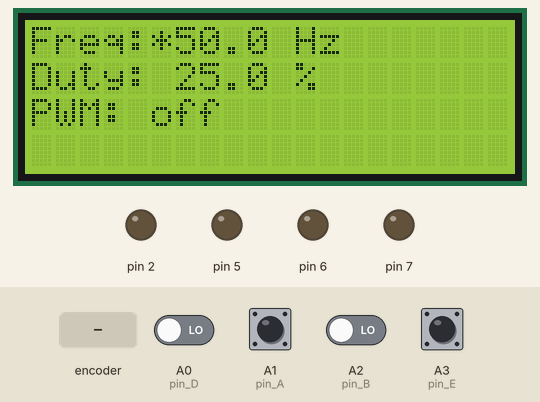
Simulated run of this sketch. Board: Arduino Uno, built with avr-gcc and run on an emulated ATmega328P. Shown: 20×4 character LCD, output pins drawn as LEDs (lit = HIGH). Dashed ring = blinking. The test bench sets the inputs (shaded band); at power-on: A1 (pin_A) HIGH, A0 (pin_D), A2 (pin_B), A3 (pin_E) LOW.

Above: at 1.2 s.
1.3 s: rotary encoder on A1 (pin_A) / A2 (pin_B) turned 1 step (first pin leading)
3.0 s: rotary encoder on A1 (pin_A) / A2 (pin_B) turned 3 steps (first pin leading)
At 4.5 s:
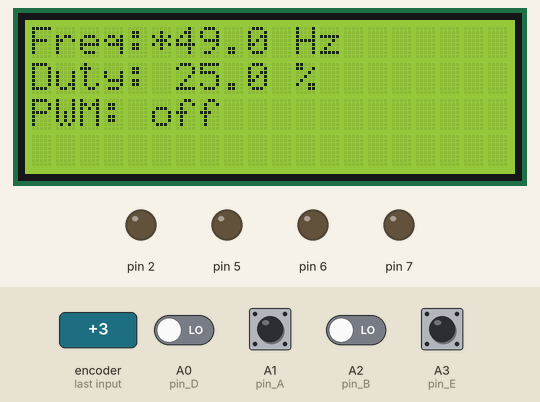
5.1 s: A3 (pin_E) pulsed HIGH 5 times (0.12 s each, 0.3 s apart)
At 6.68 s:
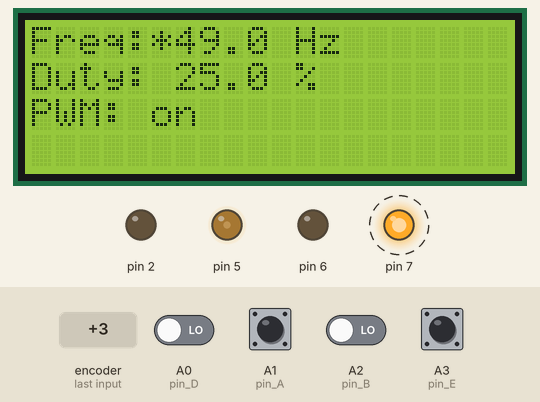
8.1 s: rotary encoder on A1 (pin_A) / A2 (pin_B) turned 3 steps (first pin leading)
At 8.81 s:
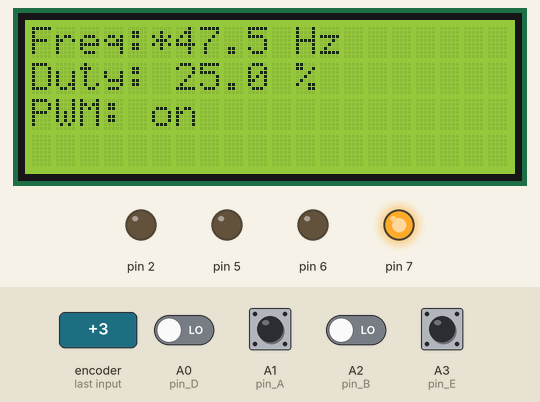
11.7 s: rotary encoder on A1 (pin_A) / A2 (pin_B) turned 2 steps (second pin leading)
At 12.97 s:
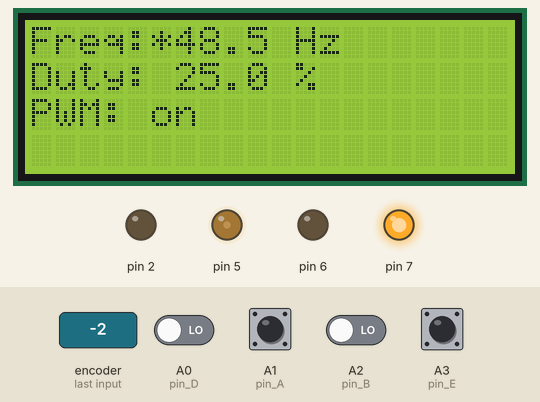
14.6 s: rotary encoder on A1 (pin_A) / A2 (pin_B) turned 2 steps (second pin leading)
At 15.74 s:
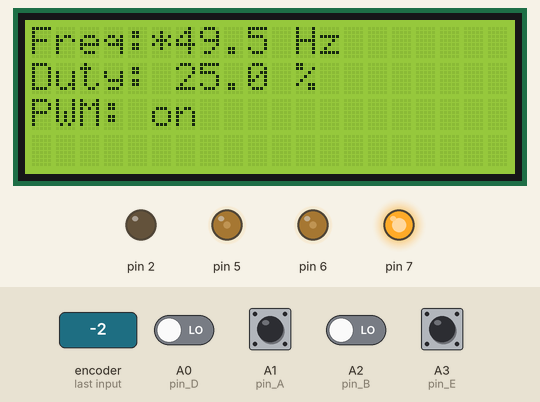
Timing chart, 0 to 18.1 s (numbered marks = the images above; inputs shaded):
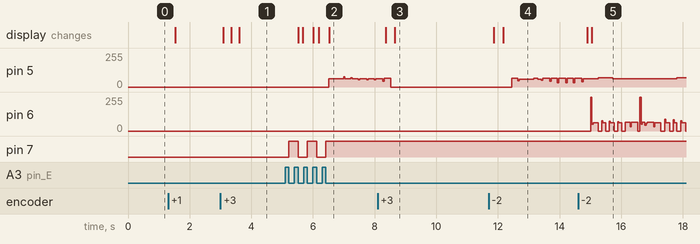

The sketch:

PIU5_pwm_controller.ino
```cpp
#include <LiquidCrystal.h>

// initialize the library with the numbers of the interface pins
// of SafeDuino
LiquidCrystal lcd(13, 12, 11, 10, 8, 9);

// Encoder
const int pin_A = A1;       // pin A1
const int pin_B = A2;       // pin A2
const int pin_D = A0;       // pin A0
unsigned char encoder_A;
unsigned char encoder_B;
unsigned char encoder_D;
unsigned char encoder_A_prev=0;
int buttonEncoderD = 0;
int buttonOn = 0;

// Button PWM on/off
const int pin_E = A3;       // pin A3
unsigned char button_onOff;
int buttonPWM = 0;
int buttonPWMon = 0;

// Menu data
int lcd_print_on = 1;
unsigned int time_counter = 0; // time counter
int set_options = 0; // 0 - freq, 1 - duty, 2 - phase
unsigned int freq_oscill = 500; // step = 0.5 Hz, min=0.5 Hz, max=200.0 Hz
unsigned int duty_oscill = 50; // step = 0.5 %, min=0.5 %., max=50.0 %

// PWM
unsigned long int pwm_counter = 0;
bool resetTimerOn = 0; // Сброс таймера при перенастройке частоты или скважности

void setup() {
  // LCD read/write (SafeDuino v1 only!)
  pinMode(2, OUTPUT);
  digitalWrite(2, LOW);

  // Encoder pins
  pinMode(pin_A, INPUT);
  pinMode(pin_B, INPUT);
  pinMode(pin_D, INPUT);
  pinMode(pin_E, INPUT);

  // PWM
  DDRD |= (1<<PD5)|(1<<PD6)|(1<<PD7); // config pin output
  PORTB |= (1<<PD5)|(1<<PD6); // init level LOW
  PORTD &= ~(1<<PD7); // PWM logic off

  // Timer 1 init (16 bit)
  cli();
  TCCR1A = 0;   // установить регистры в 0
  TCCR1B = 0;   // установить регистры в 0
  TCCR1B |= (0<<CS12)|(0<<CS11)|(1<<CS10); // clkI/1
  //TCCR1B |= (0<<CS12)|(1<<CS11)|(0<<CS10); // clkI/8
  //TCCR1B |= (0<<CS12)|(1<<CS11)|(1<<CS10); // clkI/64
  //TCCR1B |= (1<<CS12)|(0<<CS11)|(0<<CS10); // clkI/256
  //TCCR1B |= (1<<CS12)|(0<<CS11)|(1<<CS10); // clkI/1024
  TCCR1B |= (1<<WGM12); // прерываение по совпадению c OCR4A
  TIMSK1 |= (1<<OCIE1A);
  OCR1A = (40000/freq_oscill)*20; // Частота по умолчанию 80 кГц, 65535 - max

  // Timer 2 init (8 bit)
  TCCR2A = 0; // reset bit WGM21, WGM20
  TCCR2B = 0;
  //TCCR2B |= (0<<CS22)|(0<<CS21)|(1<<CS20); // clkI/1
  //TCCR2B |= (0<<CS22)|(1<<CS21)|(0<<CS20); // clkI/8
  //TCCR2B |= (0<<CS22)|(1<<CS21)|(1<<CS20); // clkI/64
  //TCCR2B |= (1<<CS22)|(0<<CS21)|(0<<CS20); // clkI/256
  TCCR2B |= (1<<CS22)|(0<<CS21)|(1<<CS20); // clkI/1024
  TCCR2B |= (1<<WGM22); // прерываение по совпадению c OCR4A
  TIMSK2 |= (1<<OCIE2A);
  OCR2A = 125; // 125 Гц
  sei();

  // set up the LCD's number of columns and rows:
  lcd.begin(20, 4);
  // LCD freq.
  lcd.setCursor(0, 0);
  lcd.print("Freq:      Hz");
  lcd.setCursor(6, 0);
  lcd.print(freq_oscill/10.0, 1);
  // LCD duty cycle
  lcd.setCursor(0, 1);
  lcd.print("Duty:      %");
  lcd.setCursor(6, 1);
  lcd.print(duty_oscill/2.0, 1);
  // LCD cursor
  lcd.setCursor(5, 0);
  lcd.print("*");
  // LCD pwm on/off
  lcd.setCursor(0, 2);
  lcd.print("PWM: off");
}

void loop() {
}

// Генератор шим на 16-ти битном таймере
// Генерация сигнала  ШИМ с регулировкой скважности и фазы
ISR(TIMER1_COMPA_vect) {
  if (buttonPWMon) {
    if (!resetTimerOn) {
      if (pwm_counter == 0) PORTD |= (1<<PD5); // начало импульса для вывода PD5
      if (pwm_counter == 99) PORTD |= (1<<PD6); // начало импульса для вывода PD6

      if (pwm_counter == duty_oscill-1) PORTD &= ~(1<<PD5); // конец импульса для вывода PD5
      if (pwm_counter == 98+duty_oscill) PORTD &= ~(1<<PD6); // конец импульса для вывода PD6

      pwm_counter++;
      if(pwm_counter >= 199) pwm_counter = 0; // сброс счётчика в конце одного периода
    } else {
      // Сброс счётчика во время вывода на LCD дисплей
      // Если этого не сделать то таймер будет выдавать импульсы двойной длительности
      // во время вывода информации на LCD дисплей
      PORTD &= ~((1<<PD5)|(1<<PD6));
      pwm_counter++;
      if(pwm_counter >= 99) {
        pwm_counter = 0;
        resetTimerOn = 0;
      }
    }
  } else PORTD &= ~((1<<PD5)|(1<<PD6));
}

// Задание частоты
void freq_set() {
  if (freq_oscill <= 200) { // от 20 Гц и ниже
    TCCR1B |= (1<<CS11); // clkI/8
    TCCR1B &= ~(1<<CS10); // clkI/8
    OCR1A = (10000/freq_oscill)*10;
  }
  if (freq_oscill > 200) { // выше 20 Гц
    TCCR1B &= ~(1<<CS11); // clkI/1
    TCCR1B |= (1<<CS10); // clkI/1
    OCR1A = (40000/freq_oscill)*20;
  }
}

// Сброс таймера во время вывода на LCD дисплей
void resetTimer () {
  resetTimerOn = 1;
  pwm_counter = 0;
  PORTD &= ~((1<<PD5)|(1<<PD6));
}

// Работа с энкодером на прерывании основанном на переполнении таймера 2
ISR(TIMER2_COMPA_vect) {
    encoder_A = digitalRead(pin_A);     // считываем состояние выхода А энкодера
    encoder_B = digitalRead(pin_B);     // считываем состояние выхода B энкодера
    encoder_D = digitalRead(pin_D);     // считываем состояние выхода D энкодера
    button_onOff = digitalRead(pin_E);  // считываем состояние выхода E энкодера

    // Включить/выключить ШИМ
    if(button_onOff) buttonPWM = 1;
    else {
      lcd_print_on = 1;
      if (buttonPWM) {
        buttonPWM = 0;
        if(buttonPWMon) {
          buttonPWMon = 0;
          pwm_counter = 0;
          PORTD &= ~(1<<PD7);
        }
        else {
          buttonPWMon = 1;
          PORTD |= (1<<PD7);
        }
      }
    }

    // Выбрать частоту/скважность
    if(encoder_D) buttonEncoderD = 1;
    else {
      lcd_print_on = 1;
      if (buttonEncoderD) {
        buttonEncoderD = 0;
        if(buttonOn) {
          buttonOn = 0;
          set_options++;
          if(set_options >= 2) set_options = 0;
        } else {
          set_options++;
          if(set_options >= 2) set_options = 0;
          buttonOn = 1;
        }
      }
    }

    // Задать частоту/скважность
    if((!encoder_A) && (encoder_A_prev)){    // если состояние изменилось с положительного на ноль
      if(encoder_B) {
        lcd_print_on = 1;
        // Вращение по часовой стрелке
        if(!set_options){
          if (freq_oscill - 1 >= 5) {
            freq_oscill -= 5;
            freq_set();
          }
        }
        if(set_options == 1 and duty_oscill - 1 >= 1) duty_oscill -= 1;
      }
      else {
        // Вращение против часовой стрелки
        lcd_print_on = 1;
        if(!set_options){
          if(freq_oscill + 1 <= 2000) {
            freq_oscill += 5;
            freq_set();
          }
        }
        if(set_options == 1 and duty_oscill + 1 <= 100) duty_oscill += 1;
      }
    }
    encoder_A_prev = encoder_A;     // сохраняем значение А для следующего цикла

    if(time_counter == 120 && lcd_print_on) lcd_print_data ();  // выводим данные на LCD каждую секунду
    time_counter++;
    if(time_counter > 125) time_counter = 0;
}

// Вывод данных на LCD дисплей
void lcd_print_data () {
  resetTimer();
  lcd.setCursor(5, 0);
  lcd.print(" ");
  lcd.setCursor(5, 1);
  lcd.print(" ");

  if(!set_options) {
    resetTimer();
    lcd.setCursor(5, 0);
    lcd.print("*     ");
    lcd.setCursor(6, 0);
    lcd.print(freq_oscill/10.0, 1);
  }
  if(set_options == 1) {
    resetTimer();
    lcd.setCursor(5, 1);
    lcd.print("*    ");
    lcd.setCursor(6, 1);
    lcd.print(duty_oscill/2.0, 1);
  }
  if(buttonPWMon) {
    resetTimer();
    lcd.setCursor(5, 2);
    lcd.print("on ");
  } else {
    resetTimer();
    lcd.setCursor(5, 2);
    lcd.print("off");
  }
  lcd_print_on = 0;
}
```

Measured:
- after the input at 3.0 s, the display: first changes after 0.09 s (image 1 shows a later state)
- after the input at 5.1 s, pin 7: alternates HIGH for 0.30 s and LOW for 0.30 s, 5 changes in all, then stays HIGH, starting after 0.12 s; the display: changes after 0.42 s (image 2)
- after the input at 8.1 s, the display: first changes after 0.25 s (image 3 shows a later state)
- after the input at 11.7 s, the display: first changes after 0.16 s (image 4 shows a later state)
- after the input at 14.6 s, the display: first changes after 0.30 s (image 5 shows a later state)
